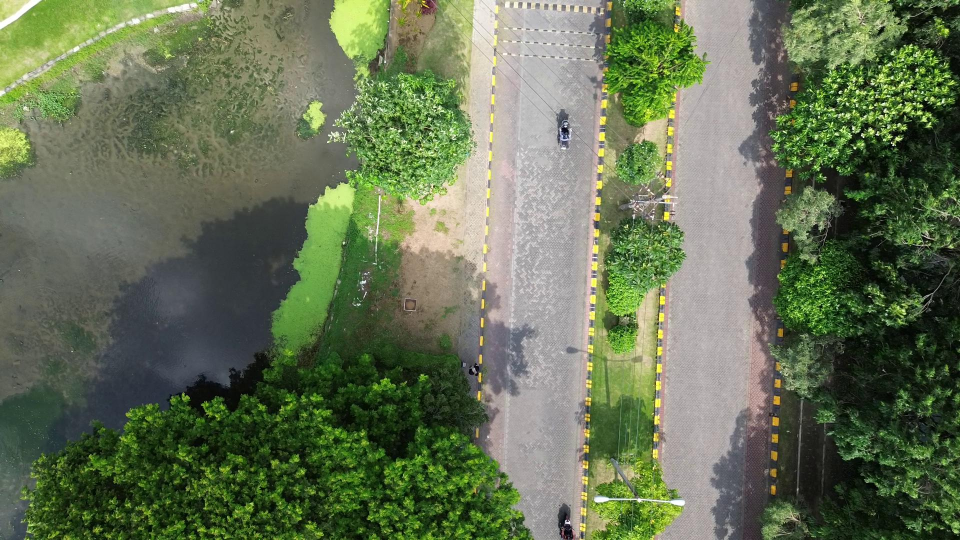
#> input picture dataset2/frame_20250206_072846_184100.jpg, 1920 x 1080 px, found by its file name (shown at 1/2 size); its folder holds 4 pictures in this run
$ python akaze_bfmatcher.py
#> lines starting #> are read from the running program, lines starting #| are printed output that depends on the picture
import cv2
import numpy as np
import os

def auto_crop(img):
    gray = cv2.cvtColor(img, cv2.COLOR_BGR2GRAY)
    _, thresh = cv2.threshold(gray, 1, 255, cv2.THRESH_BINARY)
    contours, _ = cv2.findContours(thresh, cv2.RETR_EXTERNAL, cv2.CHAIN_APPROX_SIMPLE)
    if contours:
        c = max(contours, key=cv2.contourArea)
        x, y, w, h = cv2.boundingRect(c)
        return img[y:y+h, x:x+w]
    return img

def feather_blend(img1, img2, mask):
    # Make feather mask for smooth blending
    kernel = np.ones((31,31),np.uint8)
    dist_transform = cv2.distanceTransform(mask, cv2.DIST_L2, 5)
    dist_transform = cv2.normalize(dist_transform, None, 0, 1.0, cv2.NORM_MINMAX)
    dist_transform = cv2.GaussianBlur(dist_transform, (31,31), 0)

    dist_transform_3c = cv2.merge([dist_transform]*3)

    blended = img1 * dist_transform_3c + img2 * (1 - dist_transform_3c)
    return blended.astype(np.uint8)

def stitch_pair_akaze(img1, img2):
    gray1 = cv2.cvtColor(img1, cv2.COLOR_BGR2GRAY)
    gray2 = cv2.cvtColor(img2, cv2.COLOR_BGR2GRAY)

    akaze = cv2.AKAZE_create(max_points=100000)
    kp1, des1 = akaze.detectAndCompute(gray1, None)
    kp2, des2 = akaze.detectAndCompute(gray2, None)

    if des1 is None or des2 is None:
        print("Feature descriptors not found.")
        return img1

    # === BFMatcher for AKAZE (Binary Descriptor) ===
    bf = cv2.BFMatcher(cv2.NORM_HAMMING, crossCheck=False)
    matches = bf.knnMatch(des1, des2, k=2)

    # Lowe's Ratio Test
    good = []
    for m, n in matches:
        if m.distance < 0.75 * n.distance:
            good.append(m)

    print(f"Good matches: {len(good)}")

    if len(good) < 20:
        print("Not enough good matches.")
        return img1

    src_pts = np.float32([kp1[m.queryIdx].pt for m in good]).reshape(-1,1,2)
    dst_pts = np.float32([kp2[m.trainIdx].pt for m in good]).reshape(-1,1,2)

    # Homography with RANSAC
    H, _ = cv2.findHomography(src_pts, dst_pts, cv2.RANSAC, 5.0)
    if H is None:
        print("Homography computation failed.")
        return img1

    h1, w1 = img1.shape[:2]
    h2, w2 = img2.shape[:2]

    corners_img1 = np.float32([[0,0], [0,h1], [w1,h1], [w1,0]]).reshape(-1,1,2)
    warped_corners = cv2.perspectiveTransform(corners_img1, H)
    all_corners = np.concatenate(
        (warped_corners,
         np.float32([[0,0], [0,h2], [w2,h2], [w2,0]]).reshape(-1,1,2)),
        axis=0
    )

    [xmin, ymin] = np.int32(all_corners.min(axis=0).ravel())
    [xmax, ymax] = np.int32(all_corners.max(axis=0).ravel())

    translation = [-xmin, -ymin]
    trans_mat = np.array([
        [1, 0, translation[0]],
        [0, 1, translation[1]],
        [0, 0, 1]
    ])

    output_width = xmax - xmin
    output_height = ymax - ymin

    result = cv2.warpPerspective(
        img1, trans_mat @ H, (output_width, output_height)
    )
    result[
        translation[1]:translation[1]+h2,
        translation[0]:translation[0]+w2
    ] = img2

    return result


def stitch_folder_akaze(folder):
#> called with folder = 'dataset2'
    image_files = sorted([os.path.join(folder, f) for f in os.listdir(folder)
                          if f.lower().endswith(('.jpg','.jpeg','.png'))])

    if len(image_files) < 2:
        print("Need at least two images.")
        return None

    images = [cv2.imread(f) for f in image_files]
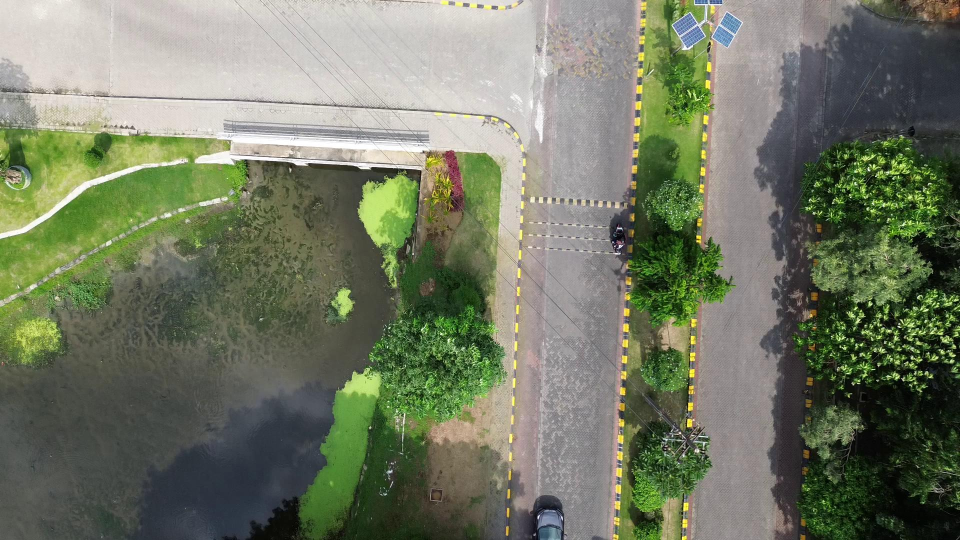
#> input picture dataset2/frame_20250206_072850_054633.jpg, 1920 x 1080 px, found by its file name (shown at 1/2 size)
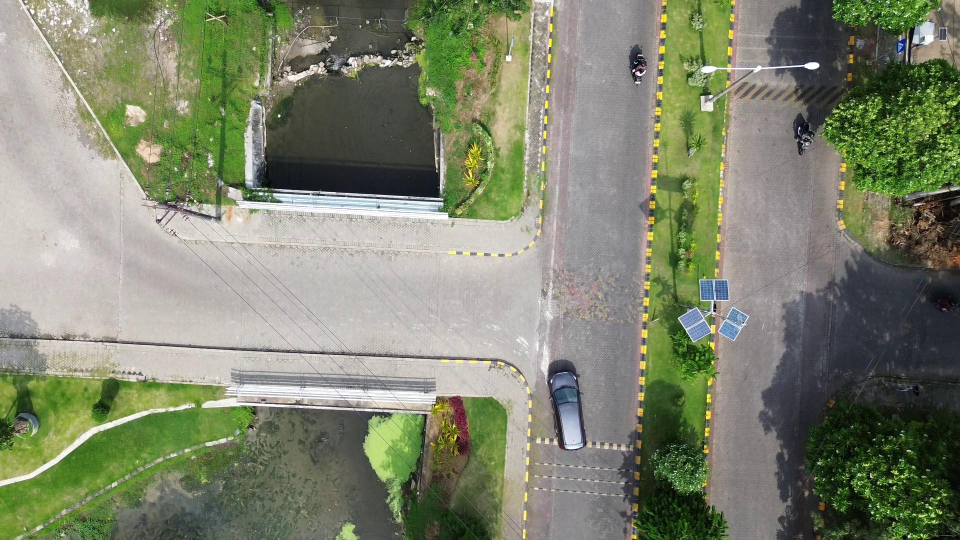
#> input picture dataset2/frame_20250206_072853_925166.jpg, 1920 x 1080 px, found by its file name (shown at 1/2 size)
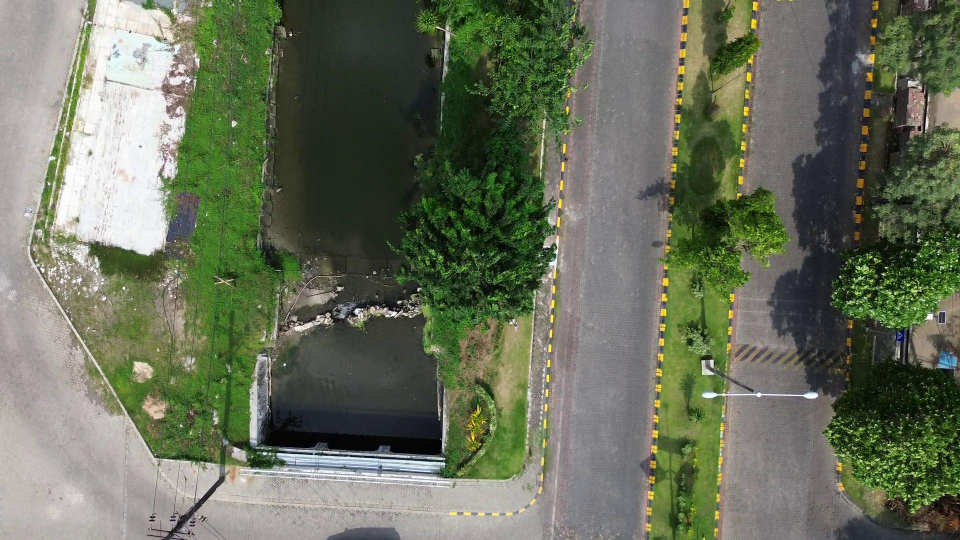
#> input picture dataset2/frame_20250206_072857_795700.jpg, 1920 x 1080 px, found by its file name (shown at 1/2 size)
#> images = 4 items
    pano = images[0]
#> pano is the input picture: shape (1080, 1920, 3); mean B, G, R 84, 114, 101.3

    for i in range(1, len(images)):
        print(f"Stitching {i+1}/{len(images)}: {os.path.basename(image_files[i])}")
        pano = stitch_pair_akaze(pano, images[i])
        pano = auto_crop(pano)
#> this loop made 3 passes
#> (matches in stitch_pair_akaze, h1 in stitch_pair_akaze, w1 in stitch_pair_akaze, corners_img1 in stitch_pair_akaze, xmin in stitch_pair_akaze, xmax in stitch_pair_akaze, ymax in stitch_pair_akaze, trans_mat in stitch_pair_akaze) on passes 1 to 3: (9156 matches, 1080, 1920, [[0, 0], [0, 1080], [1920, 1080], [1920, 0]], 0, 1972, 1467, [[1, 0, 0], [0, 1, 0], [0, 0, 1]]), (9783 matches, 1467, 1972, [[0, 0], [0, 1467], [1972, 1467], [1972, 0]], 0, 1989, 1966, [[1, 0, 0], [0, 1, 0], [0, 0, 1]]), (13118 matches, 1966, 1989, [[0, 0], [0, 1966], [1989, 1966], [1989, 0]], -44, 2009, 2565, [[1, 0, 44], [0, 1, 0], [0, 0, 1]])
#| Stitching 2/4: frame_20250206_072850_054633.jpg
#| Good matches: 376
#| Stitching 3/4: frame_20250206_072853_925166.jpg
#| Good matches: 587
#| Stitching 4/4: frame_20250206_072857_795700.jpg
#| Good matches: 890
#> pass 1, in stitch_pair_akaze, `gray2 = cv2.cvtColor(img2, cv2.COLOR_BGR2GRAY)`:
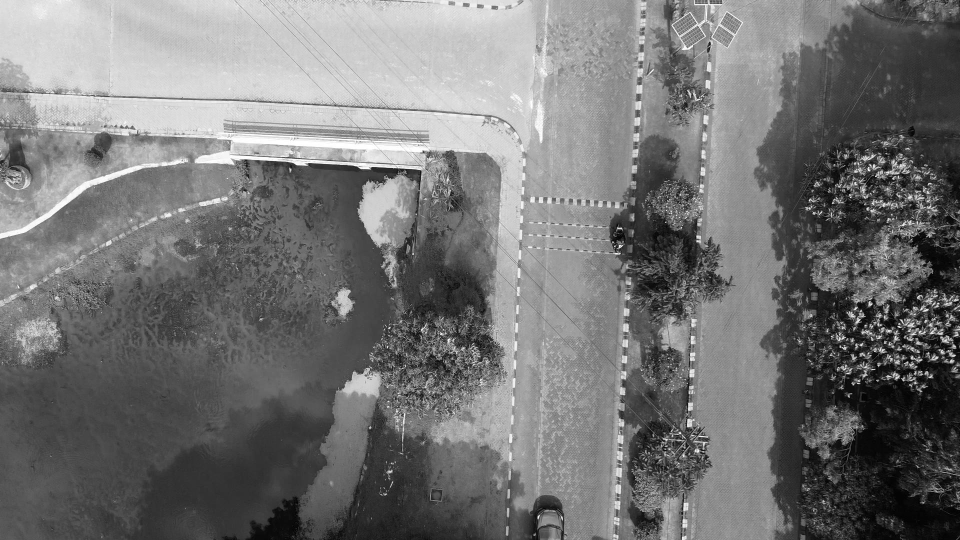
#> gray2: shape (1080, 1920) (shown at 1/2 size); min 0, max 255, mean 116.8
#> pass 1, in stitch_pair_akaze, `result = cv2.warpPerspective( img1, trans_mat @ H, (output_width, outp..`:
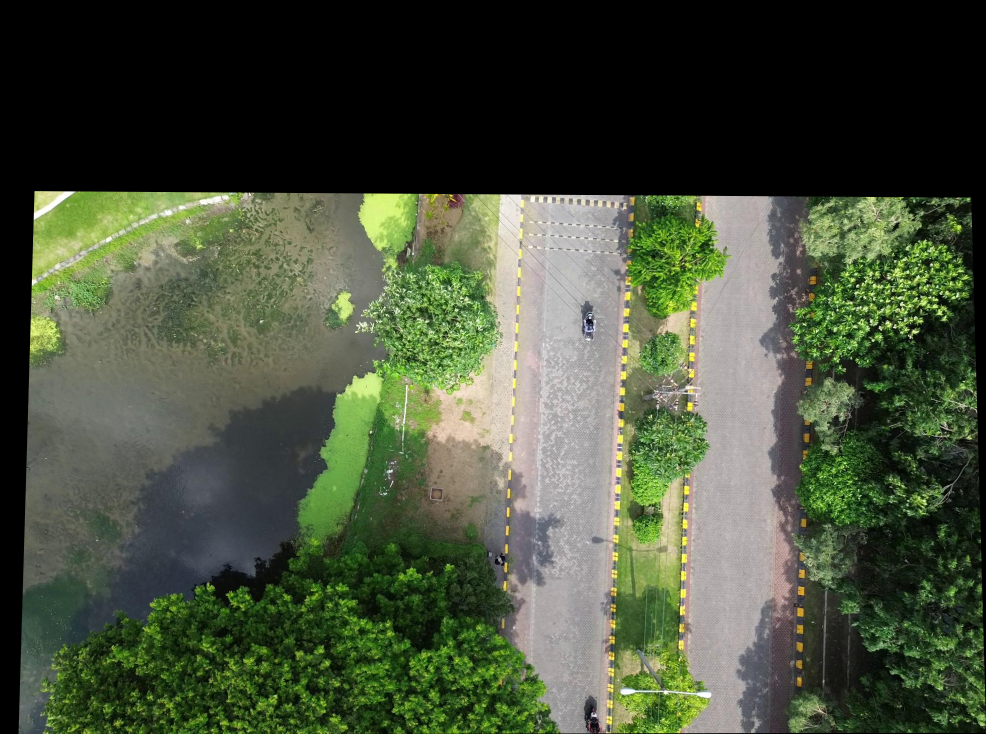
#> result: shape (1467, 1972, 3) (shown at 1/2 size); mean B, G, R 59.2, 80.4, 71.4
#> pass 1, in stitch_folder_akaze, `pano = stitch_pair_akaze(pano, images[i])`:
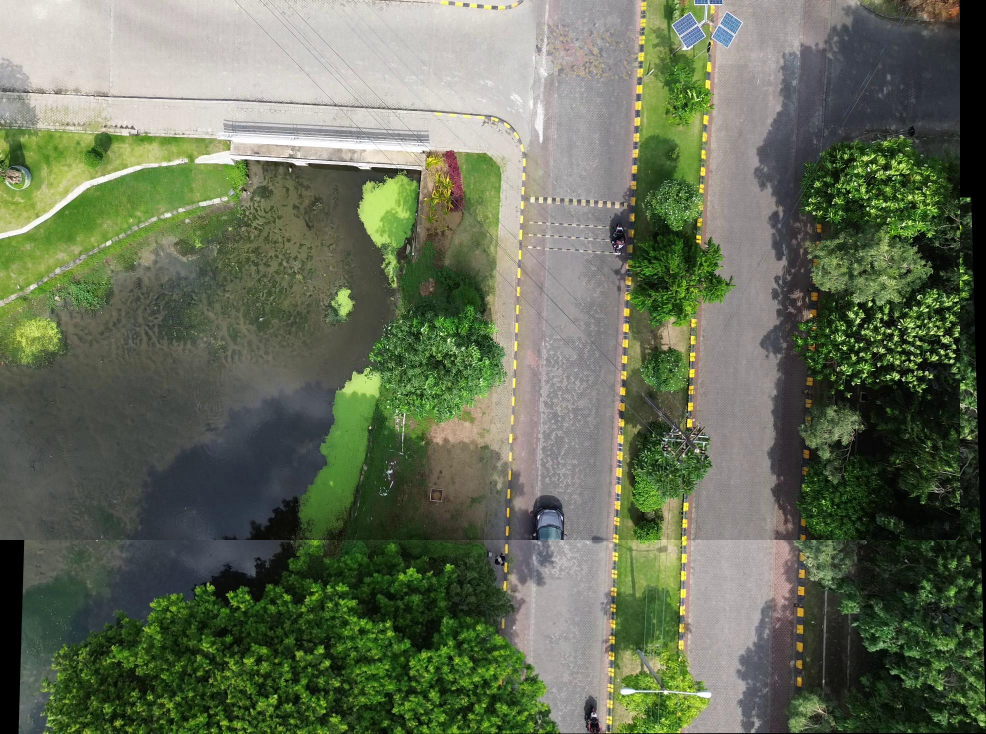
#> pano: shape (1467, 1972, 3) (shown at 1/2 size); mean B, G, R 87.2, 110.1, 101.2
#> after the loop:
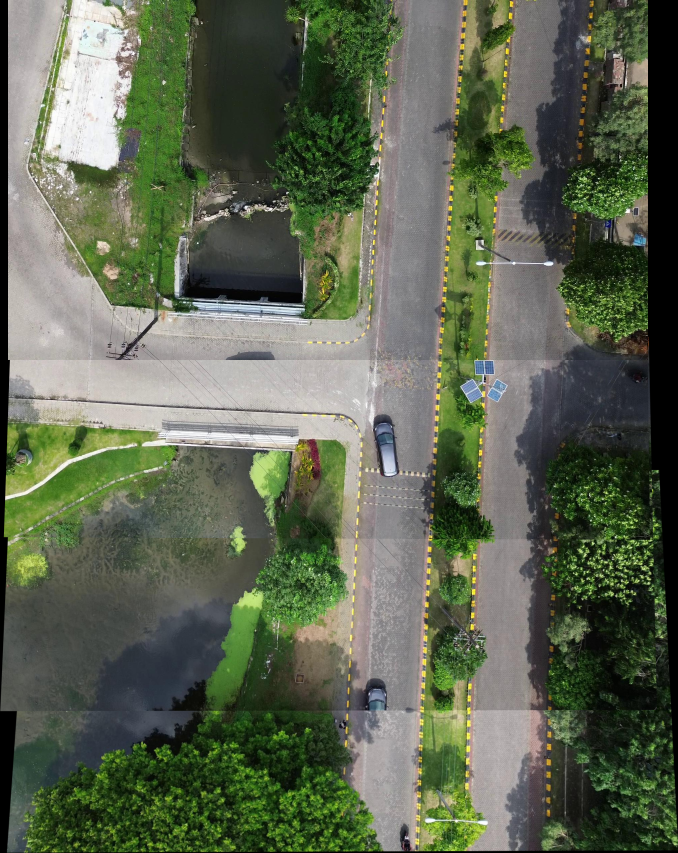
#> pano: shape (2558, 2033, 3) (shown at 1/3 size); mean B, G, R 81.1, 101.9, 93.4

    return pano

# Usage example
folder = "dataset2"  # your folder path
result = stitch_folder_akaze(folder)

if result is not None:
    cv2.imwrite("worked/AKAZE_BFMatcher/max.jpg", result)
    cv2.imshow("AKAZE Stitching Result", result)
    cv2.waitKey(0)
    cv2.destroyAllWindows()
